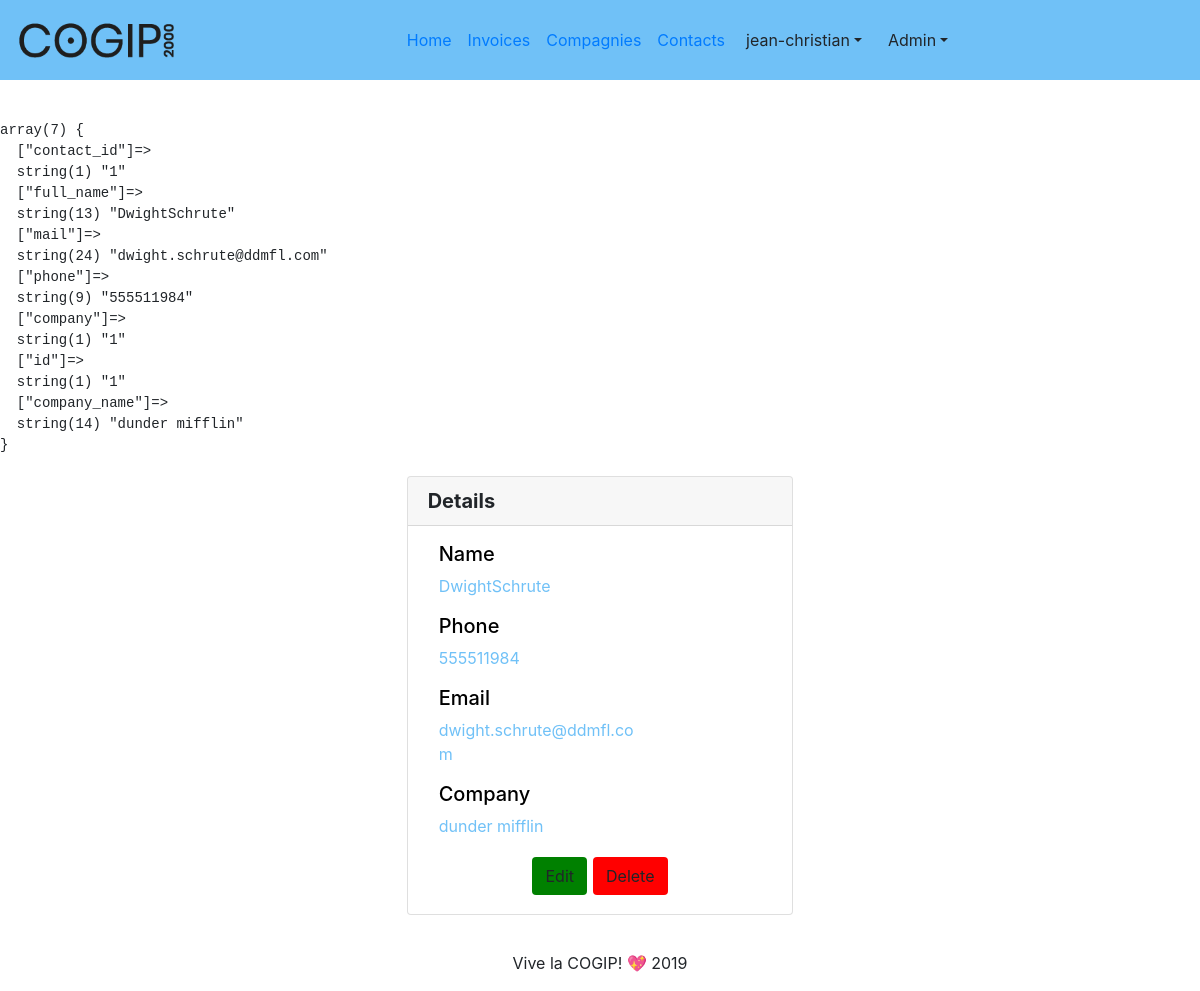
Page /?page=contacts-details&id=1 (signed in) on the committed database.
### tables this page shows
CREATE TABLE `contacts` (
  `ID` int(11) NOT NULL,
  `first_name` varchar(200) NOT NULL,
  `last_name` varchar(255) NOT NULL,
  `mail` varchar(250) NOT NULL,
  `company` int(11) DEFAULT NULL,
  `phone` int(11) NOT NULL
);

CREATE TABLE `company` (
  `ID` int(11) NOT NULL,
  `company_name` varchar(200) NOT NULL,
  `VAT` varchar(255) NOT NULL,
  `country` varchar(255) NOT NULL,
  `type` int(11) NOT NULL
);

### index.php (called while the page is built, shortened)
<?php
require 'view/component/header-component.php';
routing();
require 'view/component/footer-component.php';
?>

### model/contacts-details-mdl.php (called while the page is built, shortened)
<?php
function get_contact_by_id ($id) {
   global $pdo;
   $param = [
      'id' => $id
   ];
   $sql = <<<SQL
   SELECT
      contacts.id AS contact_id,
      concat(first_name, Last_name) AS full_name,
      mail,
      phone,
      contacts.company,
      company.id,
      company_name
   FROM contacts
   JOIN company
      ON contacts.company = company.id
   WHERE contacts.id = :id
SQL;
   $stmt = $pdo->prepare($sql);
   $stmt->execute($param);
   $data = $stmt->fetch();
   return $data;
}
?>

### view/contacts-details-view.php (the view)
<div class="globalelement row justify-content-center">
    <div class="card col-md-4">
        <h5 class="row card-header">
        <strong class="invoices">Details</strong>
        </h5>
        <form class="invoices" style="color: rgb(112, 193, 247) ;" action="" method="post" name="invoices">
            <div class="row">
                <div class="col-md-8">
                    <h5 style="color:black" name="name">Name</h5>
                    <p><?=$contact['full_name']?></p>
                </div>
                <div class="col-md-8">
                    <h5 style="color:black" name="phone">Phone</h5>
                    <p><?=$contact['phone']?></p>
                </div>
                <div class="col-md-8">
                    <h5 style="color:black" name="email">Email</h5>
                    <p><?=$contact['mail']?></p>
                </div>
                <div class="col-md-8">
                    <h5 style="color:black" name="company">Company</h5>
                    <p><?=$contact['company_name']?></p>
                </div>
            </div>
            <?php if ($_SESSION['rights'] === 'god') :?>
            <div class="row justify-content-center">
                <button type="submit" name="submit" class="form btn btn-rounded" style="background-color: green; margin: 3px;" value="edit">Edit</button>
                <button type="submit" name="submit" class="form btn btn-rounded" style="background-color: red; margin: 3px" value="delete">Delete</button>
            </div>
            <?php endif ?>
        </form>
    </div>
</div>

### assets/style/style.css (style rules this page uses)
body { height: 100%; background-color: white; }
form { padding: 2vh; }
.globalelement { margin: 20px; }

### rows in the picture
contacts: phone "555511984", mail "dwight.schrute@ddmfl.com", company.company_name "dunder mifflin"

### other values in the picture
$_SESSION['username'] "jean-christian"
$contact['full_name'] "DwightSchrute"
